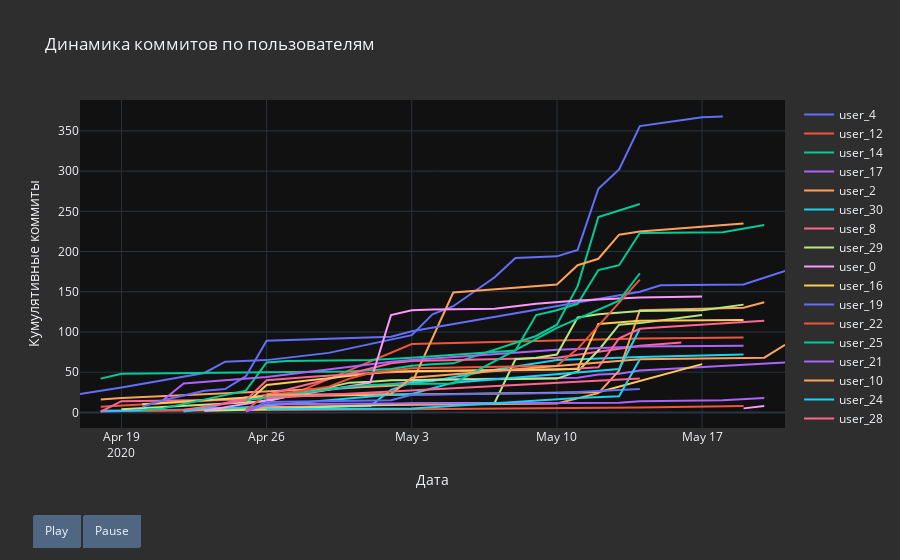

This figure's notebook cell:
### Markdown cell above
#### 4. Построение графика

### Code cell
unique_dates = sorted(df_grouped["date"].unique())

fig = go.Figure()

users = df_grouped["uid"].unique()
for user in users:
    user_data = df_grouped[df_grouped["uid"] == user]
    fig.add_trace(go.Scatter(x=user_data["date"], y=user_data["cumulative_commits"],
                             mode='lines', name=user,
                             line=dict(width=2)))

frames = []
for date in unique_dates:
    frame_data = []
    for user in users:
        user_data = df_grouped[(df_grouped["uid"] == user) & (df_grouped["date"] <= date)]
        frame_data.append(go.Scatter(x=user_data["date"], y=user_data["cumulative_commits"],
                                     mode='lines+markers', name=user,
                                     line=dict(width=2), marker=dict(size=6)))
    frames.append(go.Frame(data=frame_data, name=str(date)))

fig.frames = frames

fig.update_layout(
    updatemenus=[{
        "buttons": [
            {"args": [None, {"frame": {"duration": 500, "redraw": True}, "fromcurrent": True}],
             "label": "Play", "method": "animate"},
            {"args": [[None], {"frame": {"duration": 0, "redraw": False}, "mode": "immediate", "transition": {"duration": 0}}],
             "label": "Pause", "method": "animate"}
        ],
        "direction": "left", "pad": {"r": 10, "t": 87},
        "showactive": False,
        "type": "buttons",
        "x": 0.1,
        "xanchor": "right",
        "y": 0,
        "yanchor": "top"
    }]
)

fig.update_layout(title="Динамика коммитов по пользователям", xaxis_title="Дата",
                  yaxis_title="Кумулятивные коммиты", template="plotly_dark", paper_bgcolor="#2E2E2E")

fig.show()

### Figure 1 — Plotly figure (JSON) as saved in the notebook; plotly's stock layout.template omitted (floating-point values rounded to 4 significant figures)
{"data": [{"line": {"width": 2}, "mode": "lines", "name": "user_4", "type": "scatter", "x": ["2020-04-17", "2020-04-19", "2020-04-23", "2020-04-24", "2020-04-26", "2020-04-29", "2020-05-03", "2020-05-04", "2020-05-05", "2020-05-07", "2020-05-08", "2020-05-10", "2020-05-11", "2020-05-12", "2020-05-13", "2020-05-14", "2020-05-17", "2020-05-18"], "y": [23, 31, 49, 63, 65, 74, 96, 122, 132, 168, 192, 194, 202, 278, 302, 356, 367, 368]}, {"line": {"width": 2}, "mode": "lines", "name": "user_12", "type": "scatter", "x": ["2020-04-18", "2020-04-26", "2020-04-27", "2020-05-03", "2020-05-14", "2020-05-19"], "y": [7, 18, 20, 85, 92, 93]}, {"line": {"width": 2}, "mode": "lines", "name": "user_14", "type": "scatter", "x": ["2020-04-18", "2020-04-19", "2020-04-26", "2020-04-30", "2020-05-02", "2020-05-03", "2020-05-04", "2020-05-05", "2020-05-09", "2020-05-10", "2020-05-11", "2020-05-12", "2020-05-14"], "y": [42, 48, 50, 51, 54, 58, 60, 61, 95, 109, 157, 243, 259]}, {"line": {"width": 2}, "mode": "lines", "name": "user_17", "type": "scatter", "x": ["2020-04-18", "2020-04-23", "2020-04-25", "2020-05-02", "2020-05-04", "2020-05-11", "2020-05-12", "2020-05-13", "2020-05-14", "2020-05-21"], "y": [1, 4, 19, 35, 41, 43, 47, 48, 52, 62]}, {"line": {"width": 2}, "mode": "lines", "name": "user_2", "type": "scatter", "x": ["2020-04-18", "2020-04-19", "2020-05-02", "2020-05-03", "2020-05-05", "2020-05-06", "2020-05-10", "2020-05-11", "2020-05-12", "2020-05-13", "2020-05-14", "2020-05-19"], "y": [16, 18, 33, 36, 149, 151, 159, 183, 191, 221, 225, 235]}, {"line": {"width": 2}, "mode": "lines", "name": "user_30", "type": "scatter", "x": ["2020-04-18", "2020-04-22", "2020-04-23", "2020-05-01", "2020-05-02", "2020-05-03", "2020-05-04", "2020-05-07", "2020-05-10", "2020-05-14", "2020-05-19"], "y": [2, 3, 5, 8, 28, 37, 39, 53, 65, 69, 72]}, {"line": {"width": 2}, "mode": "lines", "name": "user_8", "type": "scatter", "x": ["2020-04-18", "2020-04-19", "2020-04-25", "2020-04-26", "2020-05-02", "2020-05-03", "2020-05-10", "2020-05-14", "2020-05-16"], "y": [1, 14, 16, 22, 61, 64, 68, 83, 87]}, {"line": {"width": 2}, "mode": "lines", "name": "user_29", "type": "scatter", "x": ["2020-04-19", "2020-04-26", "2020-04-30", "2020-05-01", "2020-05-02", "2020-05-10", "2020-05-11", "2020-05-12", "2020-05-13", "2020-05-14", "2020-05-17"], "y": [4, 14, 37, 38, 40, 42, 51, 77, 109, 111, 121]}, {"line": {"width": 2}, "mode": "lines", "name": "user_0", "type": "scatter", "x": ["2020-04-20"], "y": [3]}, {"line": {"width": 2}, "mode": "lines", "name": "user_16", "type": "scatter", "x": ["2020-04-20", "2020-04-26", "2020-05-12", "2020-05-14", "2020-05-17"], "y": [10, 20, 25, 39, 60]}, {"line": {"width": 2}, "mode": "lines", "name": "user_19", "type": "scatter", "x": ["2020-04-20", "2020-04-21", "2020-04-23", "2020-04-24", "2020-04-25", "2020-04-26", "2020-05-02", "2020-05-03", "2020-05-14", "2020-05-15", "2020-05-19", "2020-05-21"], "y": [7, 15, 27, 29, 45, 89, 94, 101, 150, 158, 159, 176]}, {"line": {"width": 2}, "mode": "lines", "name": "user_22", "type": "scatter", "x": ["2020-04-20", "2020-04-28", "2020-05-03", "2020-05-14", "2020-05-19"], "y": [2, 3, 4, 6, 8]}, {"line": {"width": 2}, "mode": "lines", "name": "user_25", "type": "scatter", "x": ["2020-04-20", "2020-04-21", "2020-04-25", "2020-04-26", "2020-04-27", "2020-05-01", "2020-05-03", "2020-05-08", "2020-05-09", "2020-05-10", "2020-05-11", "2020-05-12", "2020-05-13", "2020-05-14", "2020-05-18", "2020-05-20"], "y": [3, 5, 27, 62, 64, 65, 68, 77, 121, 127, 135, 177, 183, 223, 224, 233]}, {"line": {"width": 2}, "mode": "lines", "name": "user_21", "type": "scatter", "x": ["2020-04-21", "2020-04-22", "2020-04-26", "2020-05-02", "2020-05-03", "2020-05-10", "2020-05-14", "2020-05-19"], "y": [15, 36, 44, 63, 65, 78, 82, 83]}, {"line": {"width": 2}, "mode": "lines", "name": "user_10", "type": "scatter", "x": ["2020-04-22", "2020-04-25", "2020-04-30", "2020-05-01", "2020-05-10", "2020-05-12", "2020-05-13", "2020-05-14", "2020-05-19", "2020-05-20"], "y": [2, 6, 8, 9, 11, 24, 52, 127, 130, 137]}, {"line": {"width": 2}, "mode": "lines", "name": "user_24", "type": "scatter", "x": ["2020-04-22", "2020-04-23", "2020-04-25", "2020-05-02", "2020-05-03", "2020-05-05", "2020-05-13", "2020-05-14"], "y": [1, 5, 6, 22, 23, 37, 54, 104]}, {"line": {"width": 2}, "mode": "lines", "name": "user_28", "type": "scatter", "x": ["2020-04-22", "2020-04-25", "2020-04-26", "2020-04-28", "2020-05-01", "2020-05-03", "2020-05-10", "2020-05-12", "2020-05-13", "2020-05-14", "2020-05-15", "2020-05-17", "2020-05-20"], "y": [3, 15, 40, 44, 49, 51, 53, 56, 92, 104, 106, 109, 114]}, {"line": {"width": 2}, "mode": "lines", "name": "user_3", "type": "scatter", "x": ["2020-04-23", "2020-04-26", "2020-05-01", "2020-05-02", "2020-05-03", "2020-05-07", "2020-05-08", "2020-05-09", "2020-05-10", "2020-05-11", "2020-05-12", "2020-05-14", "2020-05-17", "2020-05-19"], "y": [2, 4, 9, 10, 11, 12, 66, 68, 72, 118, 122, 126, 127, 134]}, {"line": {"width": 2}, "mode": "lines", "name": "user_31", "type": "scatter", "x": ["2020-04-23", "2020-05-01", "2020-05-02", "2020-05-03", "2020-05-04", "2020-05-07", "2020-05-09", "2020-05-11", "2020-05-14", "2020-05-17"], "y": [2, 37, 121, 127, 128, 129, 135, 139, 143, 144]}, {"line": {"width": 2}, "mode": "lines", "name": "user_13", "type": "scatter", "x": ["2020-04-25", "2020-04-26", "2020-05-02", "2020-05-11", "2020-05-12", "2020-05-14", "2020-05-19"], "y": [11, 34, 51, 54, 110, 114, 115]}, {"line": {"width": 2}, "mode": "lines", "name": "user_15", "type": "scatter", "x": ["2020-04-25", "2020-04-26", "2020-05-02", "2020-05-03", "2020-05-10", "2020-05-14"], "y": [2, 13, 15, 22, 24, 29]}, {"line": {"width": 2}, "mode": "lines", "name": "user_20", "type": "scatter", "x": ["2020-04-25", "2020-04-26", "2020-04-27", "2020-04-29", "2020-04-30", "2020-05-01", "2020-05-03", "2020-05-10", "2020-05-11", "2020-05-14"], "y": [3, 22, 24, 32, 42, 49, 55, 58, 79, 165]}, {"line": {"width": 2}, "mode": "lines", "name": "user_26", "type": "scatter", "x": ["2020-04-25", "2020-04-30", "2020-05-01", "2020-05-02", "2020-05-05", "2020-05-10", "2020-05-13", "2020-05-14"], "y": [15, 32, 34, 35, 36, 105, 139, 173]}, {"line": {"width": 2}, "mode": "lines", "name": "user_6", "type": "scatter", "x": ["2020-04-25", "2020-04-26", "2020-05-02", "2020-05-13", "2020-05-14", "2020-05-18", "2020-05-20"], "y": [1, 10, 11, 12, 14, 15, 18]}, {"line": {"width": 2}, "mode": "lines", "name": "user_1", "type": "scatter", "x": ["2020-04-26", "2020-05-02", "2020-05-03", "2020-05-14", "2020-05-17", "2020-05-20", "2020-05-21"], "y": [22, 23, 43, 66, 67, 68, 84]}, {"line": {"width": 2}, "mode": "lines", "name": "user_18", "type": "scatter", "x": ["2020-04-26", "2020-05-03", "2020-05-11", "2020-05-13", "2020-05-14"], "y": [4, 5, 18, 20, 66]}, {"line": {"width": 2}, "mode": "lines", "name": "user_27", "type": "scatter", "x": ["2020-04-26", "2020-05-03", "2020-05-14"], "y": [18, 27, 42]}, {"line": {"width": 2}, "mode": "lines", "name": "user_11", "type": "scatter", "x": ["2020-05-03"], "y": [8]}, {"line": {"width": 2}, "mode": "lines", "name": "user_7", "type": "scatter", "x": ["2020-05-19", "2020-05-20"], "y": [5, 8]}, {"line": {"width": 2}, "mode": "lines", "name": "user_23", "type": "scatter", "x": ["2020-05-21"], "y": [6]}], "layout": {"paper_bgcolor": "#2E2E2E", "title": {"text": "Динамика коммитов по пользователям"}, "updatemenus": [{"buttons": [{"args": [null, {"frame": {"duration": 500, "redraw": true}, "fromcurrent": true}], "label": "Play", "method": "animate"}, {"args": [[null], {"frame": {"duration": 0, "redraw": false}, "mode": "immediate", "transition": {"duration": 0}}], "label": "Pause", "method": "animate"}], "direction": "left", "pad": {"r": 10, "t": 87}, "showactive": false, "type": "buttons", "x": 0.1, "xanchor": "right", "y": 0, "yanchor": "top"}], "xaxis": {"title": {"text": "Дата"}}, "yaxis": {"title": {"text": "Кумулятивные коммиты"}}}}
